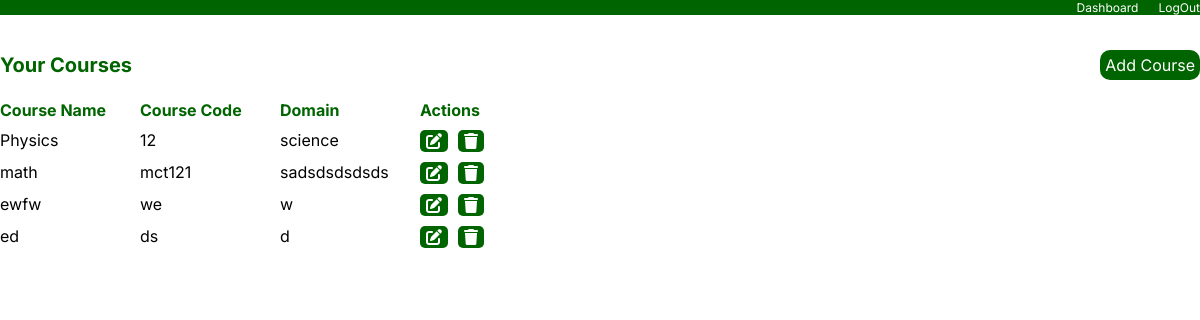
The page /view_courses (signed in) on the database its author committed.
### quiz/models.py (models this page shows, shortened)
class Courses(models.Model):
    course_name=models.CharField(max_length=15,default='')
    course_code=models.CharField(max_length=15,default='')
    domain=models.CharField(max_length=15,default='')
    teacher=models.ForeignKey(
        Teacher,
        on_delete=models.CASCADE,
        related_name='courses'
    )

### quiz/views.py (the view, shortened to what this page needs)
# urls.py: path('view_courses', views.view_courses, name='view_courses'),
def view_courses(request):
    try:
        print(9)
        print(request.session.get('email'))
        teacher=Teacher.objects.get(email=request.session.get('email'))
        print(teacher)
        courses=Courses.objects.filter(teacher=teacher)
        return render(request,'view_courses.html',{'courses':courses})
    except Teacher.DoesNotExist:
        return redirect('admin_login')

### quiz/models.py (called while the page is built)
    def __str__(self):
        return self.email

### quiz/templates/view_courses.html (shortened to what this page needs)
<!DOCTYPE html>
<html lang="en">
<head>
</head>
<link rel="stylesheet" href="https://cdnjs.cloudflare.com/ajax/libs/font-awesome/6.5.1/css/all.min.css">
<body>
    <div class="top_bar" >
        <label onclick="window.location.href='/dashboard'" style="margin-left: auto;margin-right: 20px;">Dashboard</label>
        <label onclick="localStorage.removeItem('email');window.location.href='/admin_login'" >LogOut</label>
    </div>
    <div class="main_title">
        <label style="color: darkgreen;font-weight: bold;">Your Courses</label>
        <button onclick="window.location.href='/add_course'"  style="cursor: pointer; border: none;padding: 5px;border-radius: 10px; background-color: darkgreen;color: white;">Add Course</button>
    </div>
    <div class="data" style="margin-top: 20px;display: flex;justify-content: space-around;flex-direction: column;">
        <div style="color: darkgreen;font-weight: bold;">
            <label>Course Name</label>
            <label>Course Code</label>
            <label>Domain</label>
            <label>Actions</label>
        </div>
            {% for course in courses %}
            <div style="margin-top: 10px;">
                <label>{{course.course_name}}</label>
                <label>{{course.course_code}}</label>
                <label>{{course.domain}}</label>
                <label style="display: flex;gap: 10px;">
                    <form method="POST">{%csrf_token%} <button type="submit"><input type="hidden" value="{{course.id}}" name="edit"> <i class="fa-solid fa-pen-to-square" ></i></button></form>
                    <form method="POST">{%csrf_token%}<button type="submit" > <input type="hidden" value="{{course.id}}" name="delete"> <i class="fa-solid fa-trash" ></i></button> </form>
                </label>
            </div>
            {% endfor %}
    </div>
</body>
</html>

### quiz/templates/view_courses.html (style rules this page uses)
body { margin: 0; }
.top_bar { display: flex; top: 0; position: fixed; background-color: darkgreen; color: white; width: 100%; font-family: 'Inter'; font-size: 12px; overflow: scroll; scrollbar-width: none; }
.main_title { font-size: 20px; margin-top: 50px; display: flex; align-items: center; justify-content: space-between; font-family: 'Inter'; width: 100%; }
.data { overflow: scroll; scrollbar-width: none; width: 100%; }
.data div { display: flex; justify-content: space-around; font-family: 'Inter'; gap: 20px; width: fit-content; }
.data div label { flex: 1; min-width: 120px; max-width: 120px; overflow: scroll; scrollbar-width: none; }
button { cursor: pointer; font-family: 'Inter'; font-size: 16px; }
.top_bar label { cursor: pointer; }
form button { background-color: darkgreen; color: white; border: none; border-radius: 5px; }

### rows shown on the page
Courses: course_name "Physics", course_code "12", domain "science"
Courses: course_name "math", course_code "mct121", domain "sadsdsdsdsds"
Courses: course_name "ewfw", course_code "we", domain "w"
Courses: course_name "ed", course_code "ds", domain "d"
